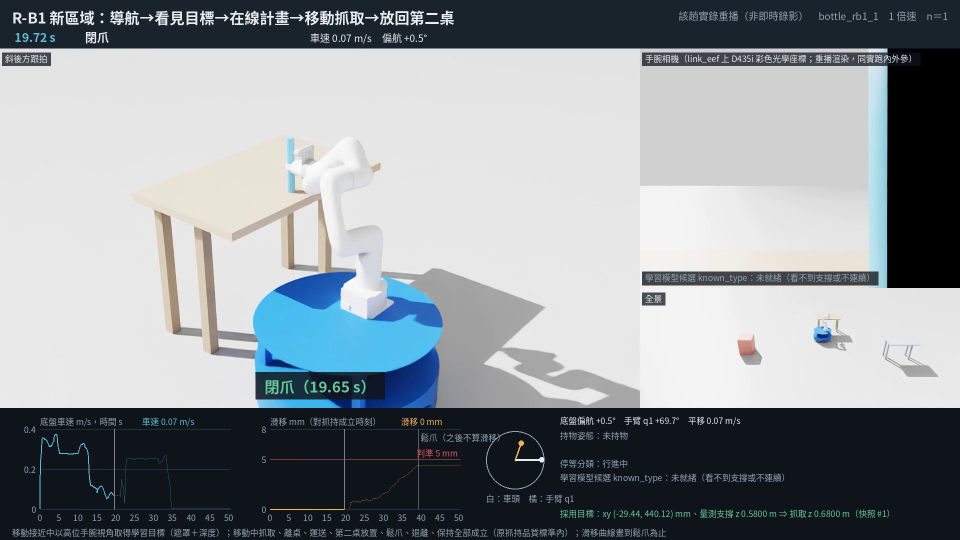
#> input picture 第七次進度報告素材/圖表/rb1_keyframes/rb1_t19.7.png, 1920 x 1080 px, found by its file name (shown at 1/2 size)
$ python bottle_wholebody_hero_figure.py
#> lines starting #> are read from the running program, lines starting #| are printed output that depends on the picture
#!/usr/bin/env python3
"""Whole-body-control presentation figure from saved R-B1 imagery.

Data-flow arrows are explanatory annotations, not measured vectors. The camera
image and replay scene belong to the same run at different timestamps. No new
simulation, inference, training, or synthetic robot imagery.
"""
from __future__ import annotations

import hashlib
import json
from pathlib import Path

import matplotlib
matplotlib.use('Agg')
import matplotlib.pyplot as plt
from matplotlib import font_manager
from matplotlib.patches import Circle, FancyArrowPatch, FancyBboxPatch
import numpy as np
from PIL import Image


ROOT = Path(__file__).resolve().parents[1]
SCENE = ROOT / '第七次進度報告素材/圖表/rb1_keyframes/rb1_t19.7.png'
CAMERA = ROOT / '第七次進度報告素材/圖表/acq_chain_frames/rb1_accept_t12.57.png'
OUT = ROOT / '第七次進度報告素材/圖表/視覺目標驅動_全身協調主圖_20261102'


def main():
    paths = [OUT.with_suffix(s) for s in ('.png', '.svg', '.json')]
    if any(p.exists() for p in paths):
        raise FileExistsError('Preserve existing outputs; use another filename.')
    font = '/usr/share/fonts/opentype/noto/NotoSansCJK-Regular.ttc'
    font_manager.fontManager.addfont(font)
    plt.rcParams.update({'font.family': font_manager.FontProperties(fname=font).get_name(),
                         'svg.fonttype': 'path', 'axes.unicode_minus': False})
    scene = np.asarray(Image.open(SCENE).convert('RGB'))
#> scene is the input picture: shape (1080, 1920, 3); mean R, G, B 141.1, 146.8, 151
    camera = np.asarray(Image.open(CAMERA).convert('RGB'))
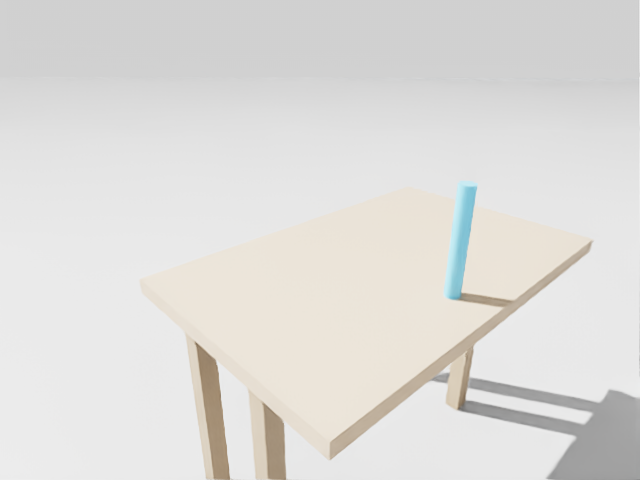
#> input picture 第七次進度報告素材/圖表/acq_chain_frames/rb1_accept_t12.57.png, 640 x 480 px, found by its file name
#> camera is the input picture: shape (480, 640, 3); mean R, G, B 222.5, 221.1, 218.3
    navy, blue, orange, gray = '#152C46', '#087FAD', '#C75C1C', '#647589'
    fig = plt.figure(figsize=(16, 9), facecolor='white', dpi=180)
    fig.text(.045, .944, '視覺目標驅動的全身協調追蹤',
             fontsize=30, color=navy, weight='bold')
    fig.text(.045, .894, '由量測目標，聯合決定底盤與手臂命令', fontsize=17, color=gray)

    # Hero: true scene viewport. Video title and diagnostic dashboard are excluded.
    ax = fig.add_axes([.045, .205, .615, .645])
    ax.imshow(scene, interpolation='nearest')
    ax.set_xlim(150, 1140)
    ax.set_ylim(735, 150)
    ax.set_axis_off()
    # This ring is an object callout, not an estimated projected TCP or a mask.
    ax.add_patch(Circle((583, 326), 37, fill=False, linewidth=1.8, edgecolor=orange))
    ax.annotate('抓取目標', xy=(565, 294), xytext=(330, 223),
                fontsize=18, color=orange,
                arrowprops={'arrowstyle': '-', 'color': orange, 'lw': 1.4})

    # Right rail: vision input into one joint solver, not two independent controls.
    fig.text(.818, .832, '視覺量測', ha='center', fontsize=19, color=navy)
    cam = fig.add_axes([.707, .641, .222, .165])
    cam.imshow(camera, interpolation='nearest')
    cam.set_xlim(180, 620)
    cam.set_ylim(345, 135)
    cam.set_axis_off()
    fig.text(.818, .605, 'RGB-D → 抓取目標', ha='center', fontsize=15, color=gray)
    fig.add_artist(FancyArrowPatch((.818, .577), (.818, .531),
                   transform=fig.transFigure, arrowstyle='-|>',
                   mutation_scale=18, lw=1.7, color=gray))
    fig.add_artist(FancyBboxPatch((.707, .414), .222, .109,
                   boxstyle='round,pad=0.006,rounding_size=0.008',
                   facecolor=navy, edgecolor='none', transform=fig.transFigure))
    fig.text(.818, .476, '全身 GMPC', ha='center', va='center',
             fontsize=24, color='white', weight='bold')
    fig.text(.818, .438, '同一個耦合求解', ha='center', va='center',
             fontsize=12, color='#C6D4E3')

    # Two output branches are connected to a single solver, with distinct colors.
    for x, label, color in [(.746, '底盤命令', blue), (.89, '手臂命令', orange)]:
        fig.add_artist(FancyArrowPatch((.818, .408), (x, .345),
                       transform=fig.transFigure, arrowstyle='-|>',
                       mutation_scale=18, lw=1.8, color=color,
                       connectionstyle='angle,angleA=-90,angleB=0,rad=7'))
        fig.text(x, .308, label, ha='center', fontsize=16, color=color)

    # Minimal image callouts identify the two coordinated parts, not velocity data.
    ax.annotate('手臂追蹤', xy=(725, 460), xytext=(925, 345),
                fontsize=18, color=orange,
                arrowprops={'arrowstyle': '-', 'color': orange, 'lw': 1.5})
    ax.annotate('底盤移動', xy=(740, 661), xytext=(935, 650),
                fontsize=18, color=blue,
                arrowprops={'arrowstyle': '-', 'color': blue, 'lw': 1.5})

    fig.add_artist(plt.Line2D([.045, .955], [.162, .162],
                   transform=fig.transFigure, color='#DCE4EC', lw=1))
    fig.text(.5, .107, '車子前進，夾爪仍對準目標。', ha='center',
             fontsize=24, weight='bold', color=navy)
    fig.text(.045, .037, 'R-B1｜相機擷取影格＋當趟姿態重播｜連線為控制關係示意',
             fontsize=10, color=gray)
    fig.text(.955, .037, 'Isaac 物理模擬', ha='right', fontsize=10, color=gray)
    fig.savefig(paths[0], dpi=180, facecolor='white')
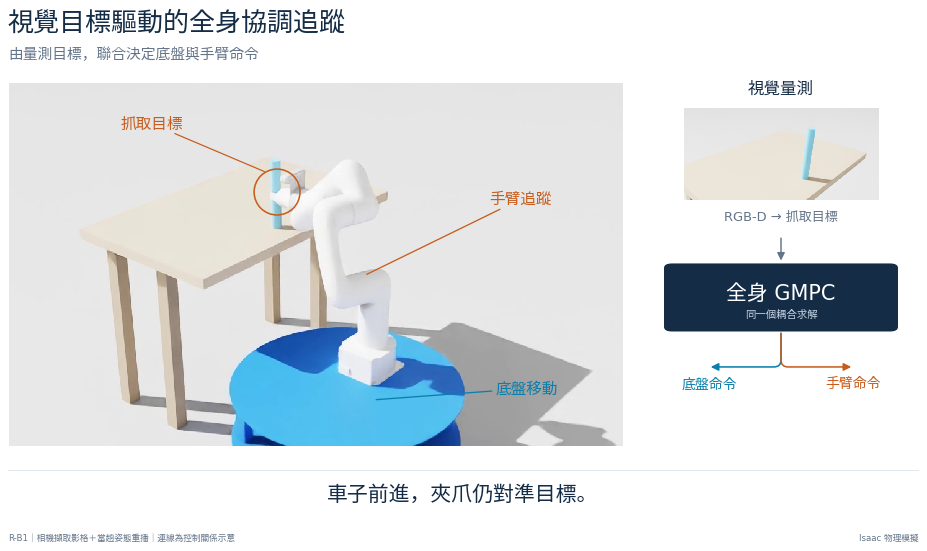
#> figure drawn by matplotlib, 2 panels
    fig.savefig(paths[1], facecolor='white')
    plt.close(fig)
    meta = {
        'run': 'bottle_rb1_1',
        'scene_task_time_approx_s': 19.7,
        'camera_task_time_approx_s': 12.57,
        'sources': {str(p.relative_to(ROOT)): hashlib.sha256(p.read_bytes()).hexdigest()
                    for p in (SCENE, CAMERA)},
        'diagram': 'Explanatory control relationships; output arrows are not measured vectors.',
        'target_ring': 'Illustrative object callout, not a projected estimated grasp pose.',
        'disclosure': 'Same run, different timestamps; scene is recorded-pose replay, camera is capture-time RGB.',
        'implementation': 'GMPC outputs base twist and arm setpoint-rate commands; perception and reference generation are external.',
        'processing': 'Viewport crops and native vector annotation only; no synthetic scene or image generation.'
    }
    paths[2].write_text(json.dumps(meta, ensure_ascii=False, indent=2) + '\n')
    for p in paths:
        print(p)


if __name__ == '__main__':
    main()
